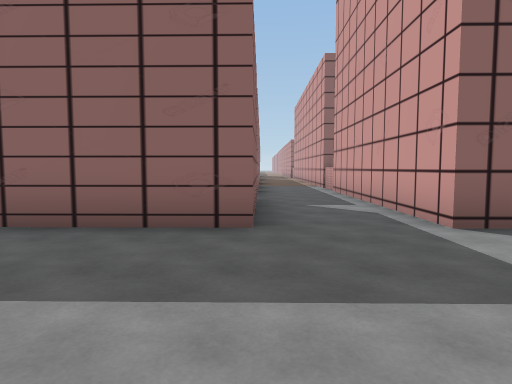
[1] (above)

24 first-person views from a walk through a scene from a Unity 3-D project. The camera is 1.4 m above the floor, tilts 4° down and sees 75° across. The floor is counted in squares, 2 m on a side. Each view is taken from the middle of a square. On the plan, view 1 faces up. The plan holds only what a view shows up to about 10 squares ahead; the rest is blank. The place goes on beyond the plan. Some animated figures are left out. Some surface patterns are stand-ins.

[2]
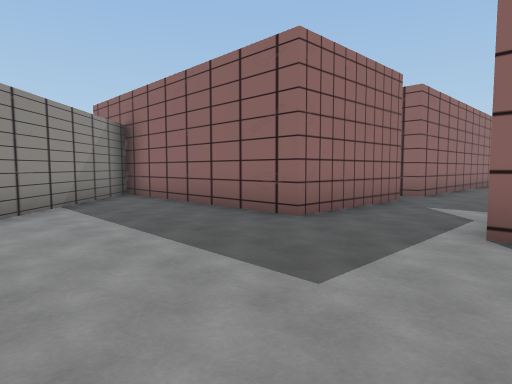

[3]
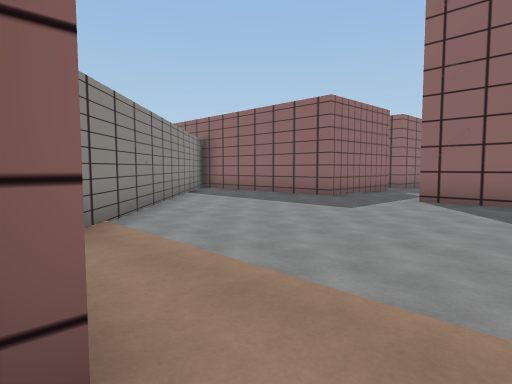

[4]
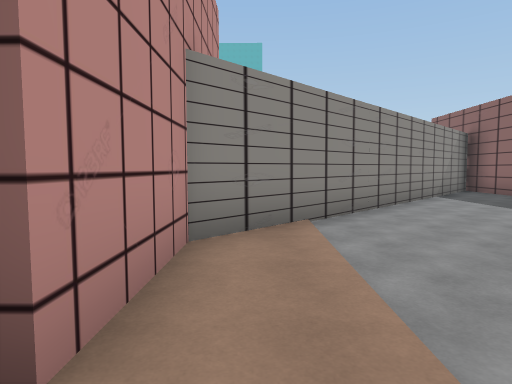

[5]
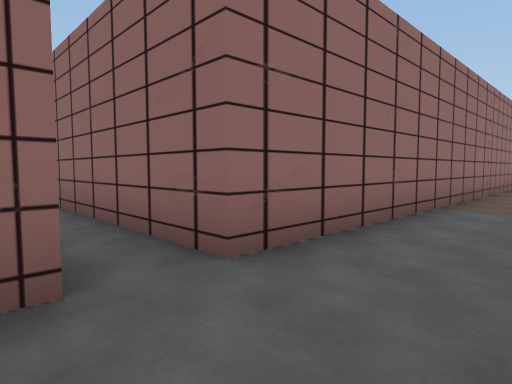

[6]
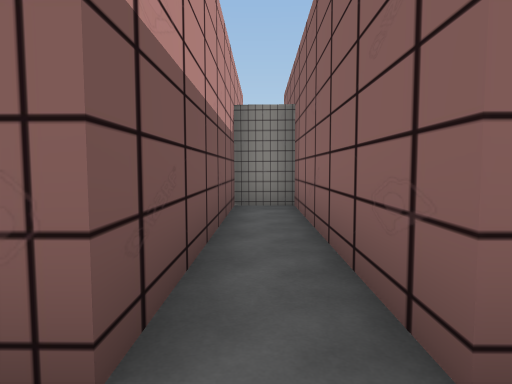

[7]
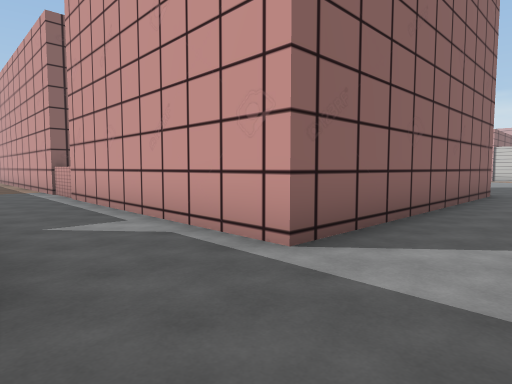

[8]
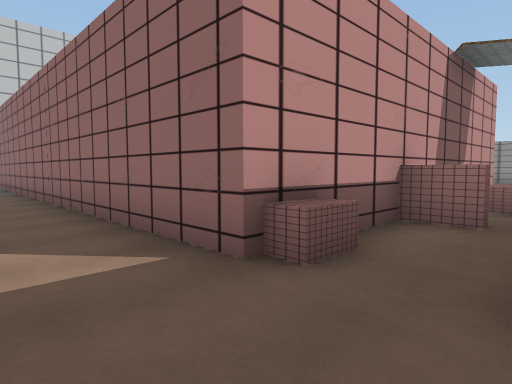

[9]
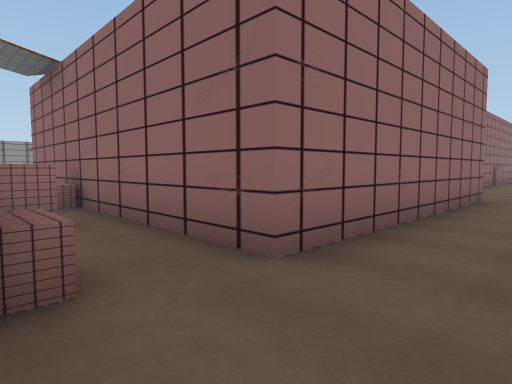

[10]
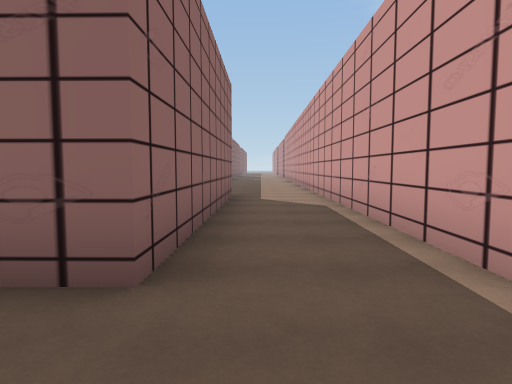

[11]
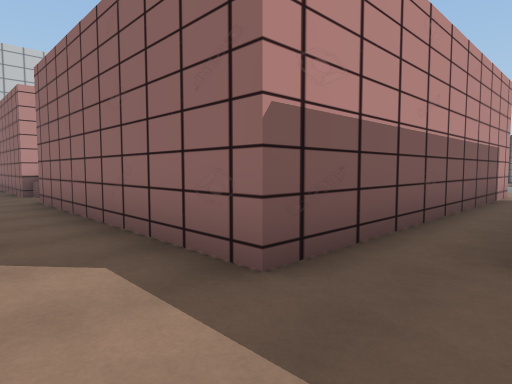

[12]
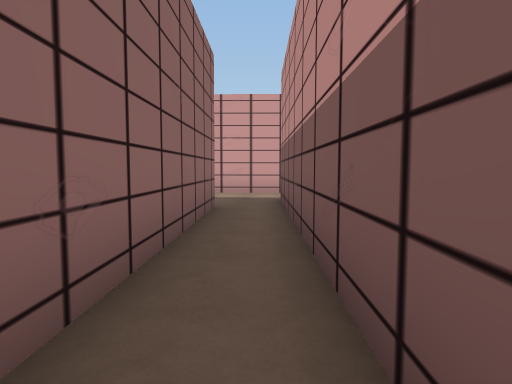

[13]
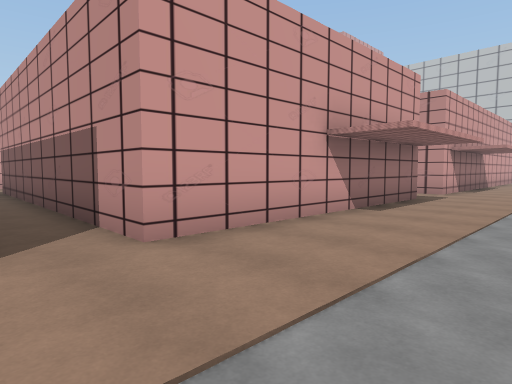

[14]
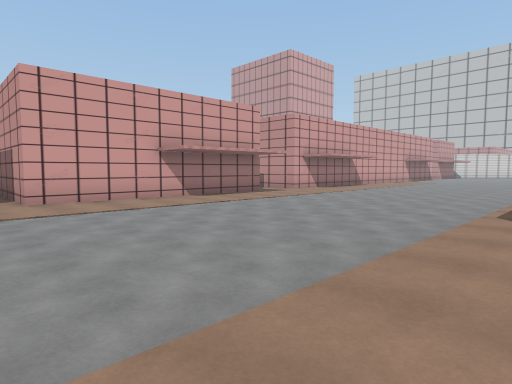

[15]
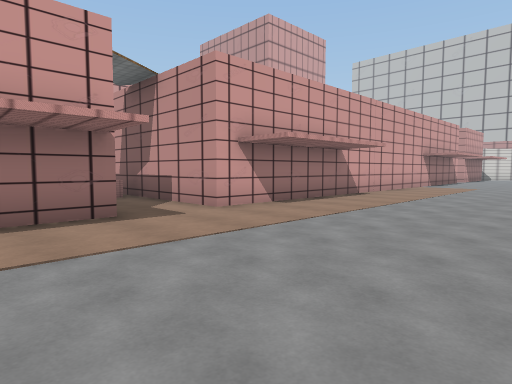

[16]
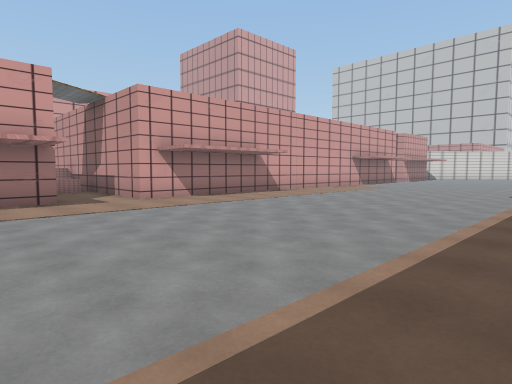

[17]
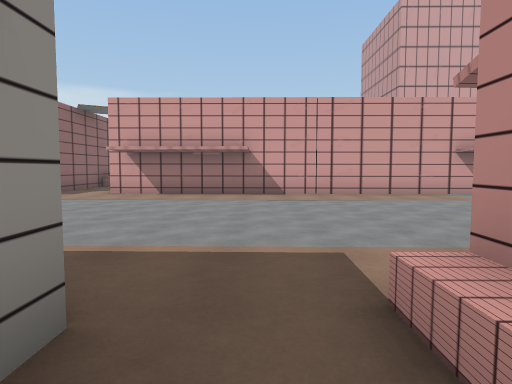

[18]
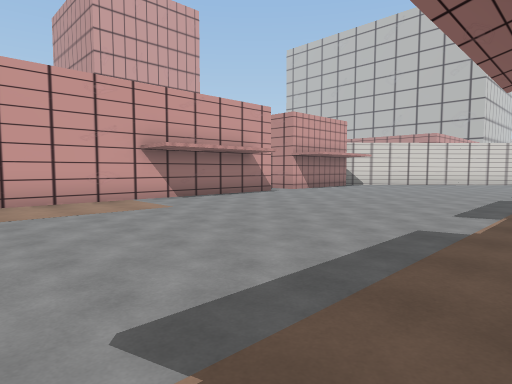

[19]
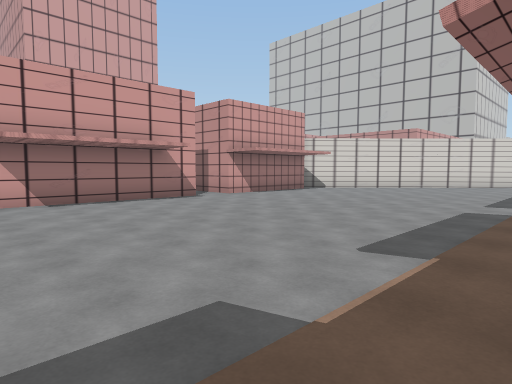

[20]
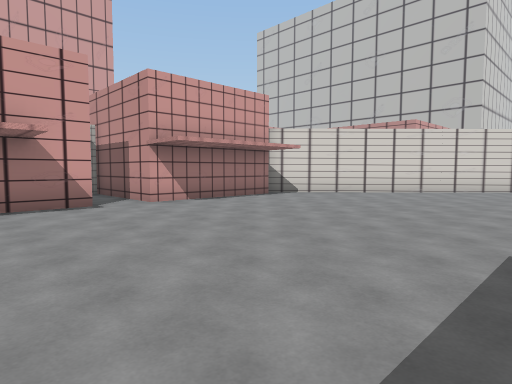

[21]
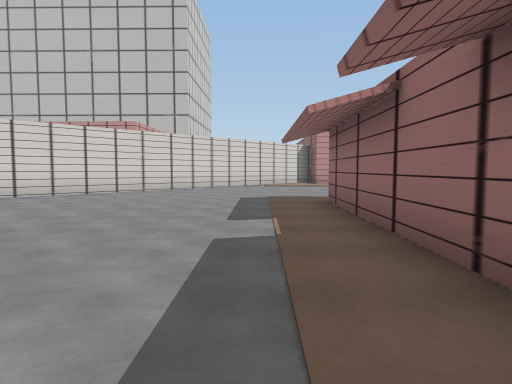

[22]
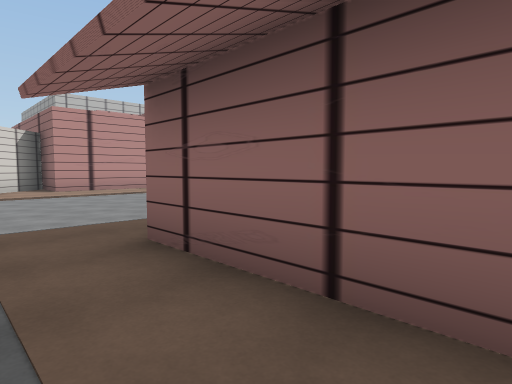

[23]
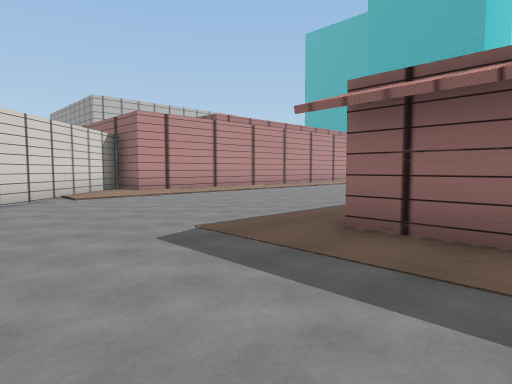

[24]
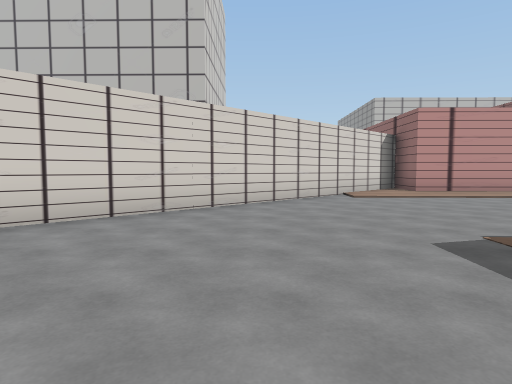

### Floor plan
Points are (right, up) in squares from view 1. A wall is a line through its corners. A room is listed if a view was taken in it or the views show most of it. See-through windows are left out.
Room 1 (views 1, 2, 3, 4, 5, 6, 7)
walls: (5.5, 3.8) (2.3, 3.9) (2.4, 10.4); (0, 10.4) (0, 8.7) (-5.3, 8.7) (-5.4, 7.6); (-5.1, 7.6) (0, 7.5) (0, 3.9) (-6.1, 4) (1.8, -3.6) (4, -3.7)
ways out: opening at (1.5, 9.5) to room 2
Room 2 (views 8, 9, 10, 11, 12)
walls: (0.3, 22.7) (0, 10.4); (-2.6, 24.3) (-2.6, 23.1); (2.6, 25) (2.7, 33.3); (-8.3, 23.3) (-0.3, 23.1); (-0.8, 32.8) (-6, 32.8); (-8.1, 31.6) (0.4, 31.5) (0.3, 24.9) (-7.8, 25); (2.9, 12.1) (2.4, 12.2); (2.4, 10.7) (2.4, 13.7)
ways out: opening at (1.5, 9.5) to room 1; opening at (-8, 24) to room 3; opening at (-8, 32) to room 3; opening at (3, 11)
objects: other object (-5, 24) to (-4, 24); other object (0, 23)
Room 3 (views 13, 14, 15, 16, 17, 18, 19, 20, 21, 22, 23, 24)
walls: (-16.5, 19.8) (-17, 19.8); (-16.4, 9.2) (-16.5, 4); (-8.5, 8.7) (-8.3, 23.3); (-8.2, 25) (-8.1, 31.6); (-8.6, 4) (-8.5, 7.6) (-5.1, 7.6); (-16.9, -4.6) (-8.2, 3.7); (-20.5, -3.7) (-17.7, -3.7)
ways out: opening at (-8, 24) to room 2; opening at (-8, 32) to room 2

Positions as (right, up) in squares from view 1, and headings:
1: (0, 0), facing up
2: (3, 0), facing up-left
3: (5, -4), facing up-left
4: (5, -3), facing left
5: (2, 7), facing up-left
6: (1, 8), facing left
7: (0, 2), facing up-right
8: (2, 25), facing down-left
9: (2, 23), facing up-left
10: (1, 23), facing up
11: (2, 33), facing down-left
12: (-7, 32), facing right
13: (-11, 33), facing down-right
14: (-16, 33), facing down-right
15: (-13, 27), facing down-right
16: (-16, 27), facing down-right
17: (-18, 19), facing right
18: (-16, 17), facing down-right
19: (-16, 14), facing down-right
20: (-15, 11), facing down-right
21: (-15, 11), facing down
22: (-15, 7), facing down-left
23: (-13, 6), facing down-left
24: (-13, 6), facing down
